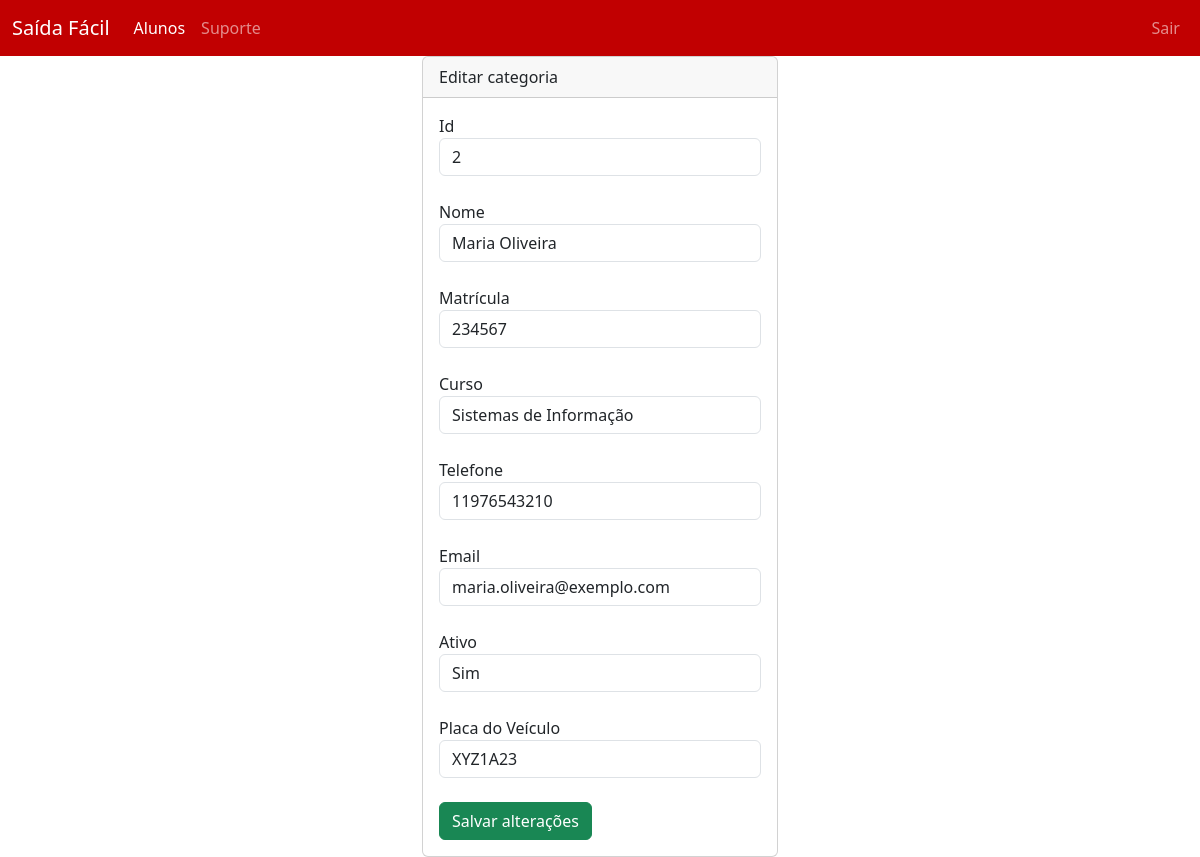
/editarAluno.php?id_aluno=2, run on the app's committed database.
### tables this page shows
CREATE TABLE usuario (
	id_aluno INT PRIMARY KEY NOT NULL AUTO_INCREMENT,
	nome TEXT(65535),
	matricula INT,
	curso TEXT(65535),
	telefone VARCHAR(20),
	email VARCHAR(50),
	ativo VARCHAR(100),
	placa_veiculo VARCHAR(100)
);

### editarAluno.php (the view, shortened to what this page needs)
<?php include "cabecalho.php"; ?>
<?php
    if (isset($_GET['id_aluno']) && !empty($_GET['id_aluno']))
    {
        include 'conexao.php';
        $sql = "SELECT id_aluno, nome, matricula, curso, telefone, email, ativo, placa_veiculo FROM usuario WHERE id_aluno = $_GET[id_aluno]";
        $resultado = $conexao -> query($sql);
        if ($resultado) {
            if ($resultado -> num_rows > 0) {
                while ($row = $resultado -> fetch_assoc()) {
                    $id_aluno = $row["id_aluno"];
                    $nome = $row["nome"];
                    $matricula = $row["matricula"];
                    $curso = $row["curso"];
                    $telefone = $row["telefone"];
                    $email = $row["email"];
                    $ativo = $row["ativo"];
                    $placa_veiculo = $row["placa_veiculo"];
                }
            }
            else {
                header('location: aluno.php?erro=Nenhum registro encontrado');
            }
        }
        else {
           header('location: aluno.php?erro=Erro do if do resultado');
        }
    }
    else {
        header('location: aluno.php?erro=Nenhum Id informado');
    }
?>
<div class="row">
    <div class="col-4"></div>
        <div class="col-4">
            <div class="card">
                <div class="card-header">Editar categoria</div>
                <div class="card-body">
                    <form action="editarAluno.php?id_aluno=<?php echo $id_aluno; ?>" method="post">
                        <label>Id</label>
                        <br>
                        <input class="form-control" name="id_aluno" value="<?php echo $id_aluno ?>"/>
                        <br>
                        <label>Nome</label>
                        <br>
                        <input class="form-control" name="nome" value="<?php echo $nome ?>"/>
                        <br>
                        <label>Matrícula</label>
                        <br>
                        <input class="form-control" name="matricula" value="<?php echo $matricula ?>"/>
                        <br>
                        <label>Curso</label>
                        <br>
                        <input class="form-control" name="curso" value="<?php echo $curso ?>"/>
                        <br>
                        <label>Telefone</label>
                        <br>
                        <input class="form-control" name="telefone" value="<?php echo $telefone ?>"/>
                        <br>
                        <label>Email</label>
                        <br>
                        <input class="form-control" name="email" value="<?php echo $email ?>"/>
                        <br>
                        <label>Ativo</label>
                        <br>
                        <input class="form-control" name="ativo" value="<?php echo $ativo ?>"/>
                        <br>
                        <label>Placa do Veículo</label>
                        <br>
                        <input class="form-control" name="placa_veiculo" value="<?php echo $placa_veiculo ?>"/>
                        <br>
                        <button type="submit" class='btn btn-success'>Salvar alterações</button>
                    </form>
                </div>
            </div>
        </div>
    <div class="col-4"></div>
</div>
<?php include "rodape.php"; ?>

### data on the page
usuario: id_aluno "2", nome "Maria Oliveira", matricula "234567", curso "Sistemas de Informação", telefone "11976543210", email "maria.oliveira@exemplo.com", ativo "Sim", placa_veiculo "XYZ1A23"
